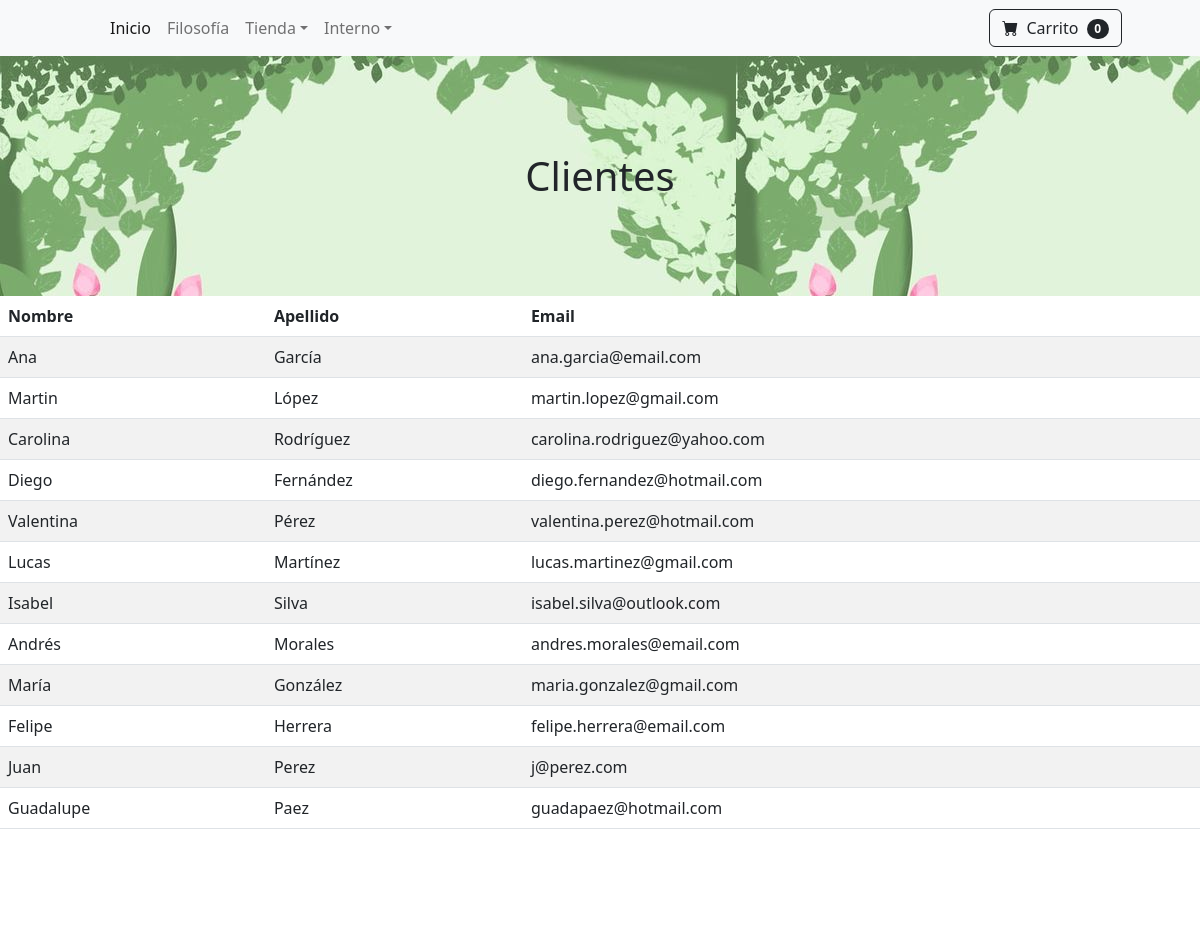
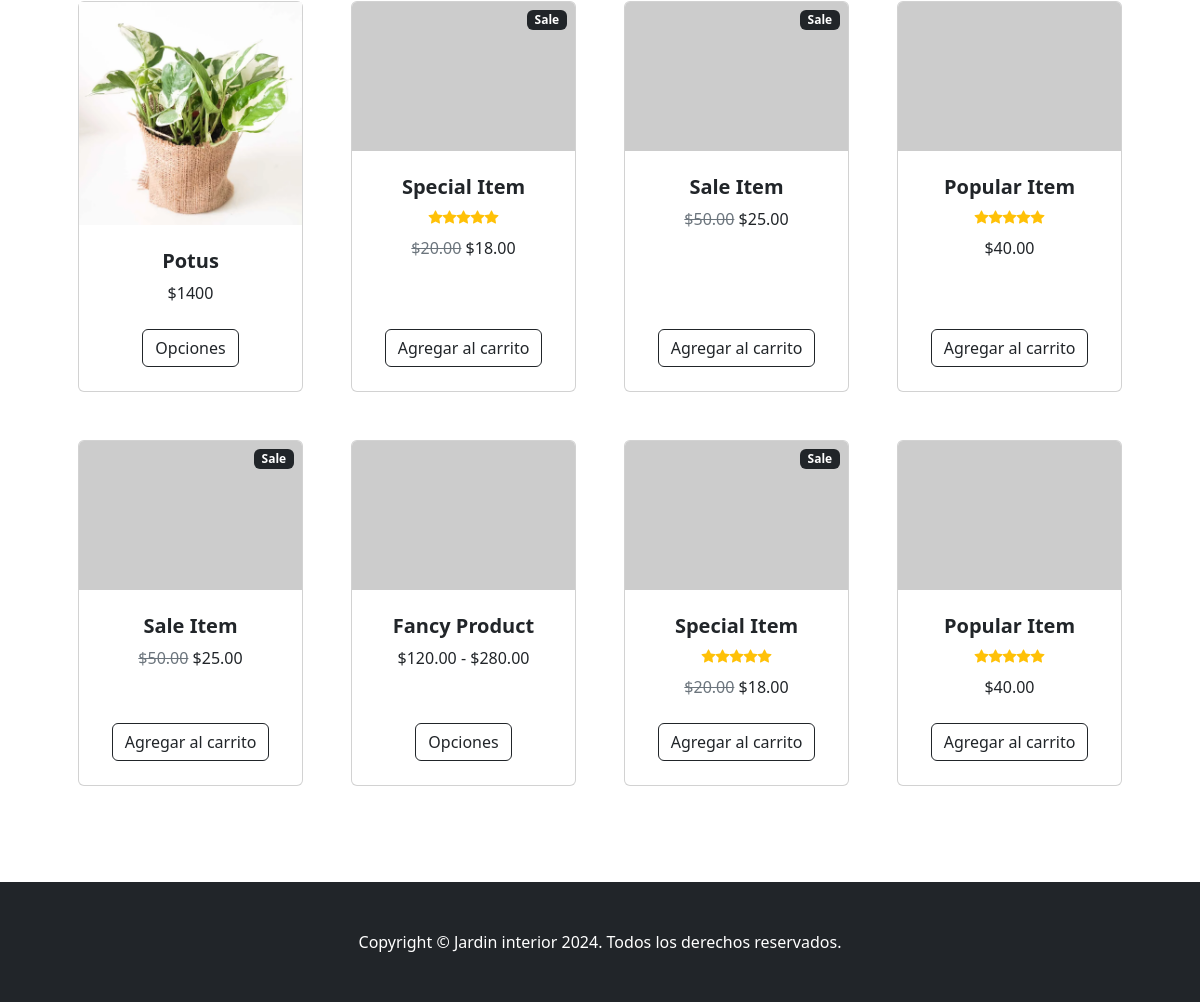
/clientes/, run on the app's committed database (2 pictures, top to bottom).
### aplicacion/models.py (models this page shows, shortened)
class Cliente(models.Model):
    nombre = models.CharField(max_length=60)
    apellido = models.CharField(max_length=60)
    email = models.EmailField()

### aplicacion/views.py (the view)
# urls.py: path('clientes/', clientes, name="clientes"),
def clientes(request):
    contexto = {'clientes': Cliente.objects.all()}
    return render(request, "aplicacion/clientes.html", contexto)

### aplicacion/templates/aplicacion/clientes.html
{% extends "aplicacion/index.html" %}
{% block titulo %}
<h1 class="mb-5">Clientes</h1>
{% endblock titulo %}
{% block contenido %}
<table class="table table-striped">
    <thead>
        <tr>
            <th>Nombre</th>
            <th>Apellido</th>
            <th>Email</th>
        </tr>
    </thead>
    <tbody>
    {% for c in clientes %}
        <tr>
            <td>{{ c.nombre }}</td>
            <td>{{ c.apellido }}</td>
            <td>{{ c.email }}</td>
        </tr>
    {% endfor %}
    </tbody>
</table>
{% endblock contenido %}

### aplicacion/templates/aplicacion/index.html (shortened to what this page needs)
<!DOCTYPE html>
<html lang="es">
    <head>
        {% load static %}
        <link href="https://cdn.jsdelivr.net/npm/bootstrap-icons@1.5.0/font/bootstrap-icons.css" rel="stylesheet" />
        <link href="{% static  'css/styles.css' %}" rel="stylesheet" />
    </head>
    <body>
        <nav class="navbar navbar-expand-lg navbar-light bg-light">
            <div class="container px-4 px-lg-5">
                <div class="collapse navbar-collapse" id="navbarSupportedContent">
                    <ul class="navbar-nav me-auto mb-2 mb-lg-0 ms-lg-4">
                        <li class="nav-item"><a class="nav-link active" aria-current="page" href="{% url 'home' %}">Inicio</a></li>
                        <li class="nav-item"><a class="nav-link" href="{% url 'filosofia' %}">Filosofía</a></li>
                        <li class="nav-item dropdown">
                            <a class="nav-link dropdown-toggle" id="navbarDropdown" href="#" role="button" data-bs-toggle="dropdown" aria-expanded="false">Tienda</a>
                        </li>
                        <li class="nav-item dropdown">
                            <a class="nav-link dropdown-toggle" id="navbarDropdown" href="#" role="button" data-bs-toggle="dropdown" aria-expanded="false">Interno</a>
                        </li>
                    </ul>
                    <form class="d-flex">
                        <button class="btn btn-outline-dark" type="submit">
                            <i class="bi-cart-fill me-1"></i>
                            Carrito
                            <span class="badge bg-dark text-white ms-1 rounded-pill">0</span>
                        </button>
                    </form>
                </div>
            </div>
        </nav>
        <header class="bg-dark py-5" style="background-image: url(/static/assets/images/banner.jpg)";>
            <div class="container px-4 px-lg-5 my-5">
                <div class="text-center">
                    {% block titulo %}{% endblock titulo %}
                </div>
            </div>
        </header>
        {% block contenido %}
        {% endblock contenido %}
        <section class="py-5">
            <div class="container px-4 px-lg-5 mt-5">
                <div class="row gx-4 gx-lg-5 row-cols-2 row-cols-md-3 row-cols-xl-4 justify-content-center">
                    <div class="col mb-5">
                        <div class="card h-100">
                            <img src="{% static 'assets/images/potus.jpg' %}" alt="Livingroom con plantas" style=""/>
                            <div class="card-body p-4">
                                <div class="text-center">
                                    <h5 class="fw-bolder">Potus</h5>
                                    $1400
                                </div>
                            </div>
                            <div class="card-footer p-4 pt-0 border-top-0 bg-transparent">
                                <div class="text-center"><a class="btn btn-outline-dark mt-auto" href="#">Opciones</a></div>
                            </div>
                        </div>
                    </div>
                    <div class="col mb-5">
                        <div class="card h-100">
                            <div class="badge bg-dark text-white position-absolute" style="top: 0.5rem; right: 0.5rem">Sale</div>
                            <img class="card-img-top" src="https://dummyimage.com/450x300/dee2e6/6c757d.jpg" alt="..." />
                            <div class="card-body p-4">
                                <div class="text-center">
                                    <h5 class="fw-bolder">Special Item</h5>
                                    <div class="d-flex justify-content-center small text-warning mb-2">
                                        <div class="bi-star-fill"></div>
                                        <div class="bi-star-fill"></div>
                                        <div class="bi-star-fill"></div>
                                        <div class="bi-star-fill"></div>
                                        <div class="bi-star-fill"></div>
                                    </div>
                                    <span class="text-muted text-decoration-line-through">$20.00</span>
                                    $18.00
                                </div>
                            </div>
                            <div class="card-footer p-4 pt-0 border-top-0 bg-transparent">
                                <div class="text-center"><a class="btn btn-outline-dark mt-auto" href="#">Agregar al carrito</a></div>
                            </div>
                        </div>
                    </div>
                    <div class="col mb-5">
                        <div class="card h-100">
                            <div class="badge bg-dark text-white position-absolute" style="top: 0.5rem; right: 0.5rem">Sale</div>
                            <img class="card-img-top" src="https://dummyimage.com/450x300/dee2e6/6c757d.jpg" alt="..." />
                            <div class="card-body p-4">
                                <div class="text-center">
                                    <h5 class="fw-bolder">Sale Item</h5>
                                    <span class="text-muted text-decoration-line-through">$50.00</span>
                                    $25.00
                                </div>
                            </div>
                            <div class="card-footer p-4 pt-0 border-top-0 bg-transparent">
                                <div class="text-center"><a class="btn btn-outline-dark mt-auto" href="#">Agregar al carrito</a></div>
                            </div>
                        </div>
                    </div>
                    <div class="col mb-5">
                        <div class="card h-100">
                            <img class="card-img-top" src="https://dummyimage.com/450x300/dee2e6/6c757d.jpg" alt="..." />
                            <div class="card-body p-4">
                                <div class="text-center">
                                    <h5 class="fw-bolder">Popular Item</h5>
                                    <div class="d-flex justify-content-center small text-warning mb-2">
                                        <div class="bi-star-fill"></div>
                                        <div class="bi-star-fill"></div>
                                        <div class="bi-star-fill"></div>
                                        <div class="bi-star-fill"></div>
                                        <div class="bi-star-fill"></div>
                                    </div>
                                    $40.00
                                </div>
                            </div>
                            <div class="card-footer p-4 pt-0 border-top-0 bg-transparent">
                                <div class="text-center"><a class="btn btn-outline-dark mt-auto" href="#">Agregar al carrito</a></div>
                            </div>
                        </div>
                    </div>
                    <div class="col mb-5">
                        <div class="card h-100">
                            <div class="badge bg-dark text-white position-absolute" style="top: 0.5rem; right: 0.5rem">Sale</div>
                            <img class="card-img-top" src="https://dummyimage.com/450x300/dee2e6/6c757d.jpg" alt="..." />
                            <div class="card-body p-4">
                                <div class="text-center">
                                    <h5 class="fw-bolder">Sale Item</h5>
                                    <span class="text-muted text-decoration-line-through">$50.00</span>
                                    $25.00
                                </div>
                            </div>
                            <div class="card-footer p-4 pt-0 border-top-0 bg-transparent">
                                <div class="text-center"><a class="btn btn-outline-dark mt-auto" href="#">Agregar al carrito</a></div>
                            </div>
                        </div>
                    </div>
                    <div class="col mb-5">
                        <div class="card h-100">
                            <img class="card-img-top" src="https://dummyimage.com/450x300/dee2e6/6c757d.jpg" alt="..." />
                            <div class="card-body p-4">
                                <div class="text-center">
                                    <h5 class="fw-bolder">Fancy Product</h5>
                                    $120.00 - $280.00
                                </div>
                            </div>
                            <div class="card-footer p-4 pt-0 border-top-0 bg-transparent">
                                <div class="text-center"><a class="btn btn-outline-dark mt-auto" href="#">Opciones</a></div>
                            </div>
                        </div>
                    </div>
                    <div class="col mb-5">
                        <div class="card h-100">
                            <div class="badge bg-dark text-white position-absolute" style="top: 0.5rem; right: 0.5rem">Sale</div>
                            <img class="card-img-top" src="https://dummyimage.com/450x300/dee2e6/6c757d.jpg" alt="..." />
                            <div class="card-body p-4">
                                <div class="text-center">
                                    <h5 class="fw-bolder">Special Item</h5>
                                    <div class="d-flex justify-content-center small text-warning mb-2">
                                        <div class="bi-star-fill"></div>
                                        <div class="bi-star-fill"></div>
                                        <div class="bi-star-fill"></div>
                                        <div class="bi-star-fill"></div>
                                        <div class="bi-star-fill"></div>
                                    </div>
                                    <span class="text-muted text-decoration-line-through">$20.00</span>
                                    $18.00
                                </div>
                            </div>
                            <div class="card-footer p-4 pt-0 border-top-0 bg-transparent">
                                <div class="text-center"><a class="btn btn-outline-dark mt-auto" href="#">Agregar al carrito</a></div>
                            </div>
                        </div>
                    </div>
                    <div class="col mb-5">
                        <div class="card h-100">
                            <img class="card-img-top" src="https://dummyimage.com/450x300/dee2e6/6c757d.jpg" alt="..." />
                            <div class="card-body p-4">
                                <div class="text-center">
                                    <h5 class="fw-bolder">Popular Item</h5>
                                    <div class="d-flex justify-content-center small text-warning mb-2">
                                        <div class="bi-star-fill"></div>
                                        <div class="bi-star-fill"></div>
                                        <div class="bi-star-fill"></div>
                                        <div class="bi-star-fill"></div>
                                        <div class="bi-star-fill"></div>
                                    </div>
                                    $40.00
                                </div>
                            </div>
                            <div class="card-footer p-4 pt-0 border-top-0 bg-transparent">
                                <div class="text-center"><a class="btn btn-outline-dark mt-auto" href="#">Agregar al carrito</a></div>
                            </div>
                        </div>
                    </div>
                </div>
            </div>
        </section>
        <footer class="py-5 bg-dark">
            <div class="container"><p class="m-0 text-center text-white">Copyright &copy; Jardin interior 2024. Todos los derechos reservados.</p></div>
        </footer>
    </body>
</html>

### data on the page
Cliente: nombre "Ana", apellido "García", email "ana.garcia@email.com"
Cliente: nombre "Martin", apellido "López", email "martin.lopez@gmail.com"
Cliente: nombre "Carolina", apellido "Rodríguez", email "carolina.rodriguez@yahoo.com"
Cliente: nombre "Diego", apellido "Fernández", email "diego.fernandez@hotmail.com"
Cliente: nombre "Valentina", apellido "Pérez", email "valentina.perez@hotmail.com"
Cliente: nombre "Lucas", apellido "Martínez", email "lucas.martinez@gmail.com"
Cliente: nombre "Isabel", apellido "Silva", email "isabel.silva@outlook.com"
Cliente: nombre "Andrés", apellido "Morales", email "andres.morales@email.com"
Cliente: nombre "María", apellido "González", email "maria.gonzalez@gmail.com"
Cliente: nombre "Felipe", apellido "Herrera", email "felipe.herrera@email.com"
Cliente: nombre "Juan", apellido "Perez", email "j@perez.com"
Cliente: nombre "Guadalupe", apellido "Paez", email "guadapaez@hotmail.com"
